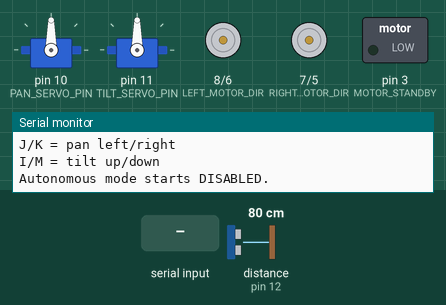
Simulated run of this sketch. Board: Arduino Uno, built with avr-gcc and run on an emulated ATmega328P. Parts: 2 × servo, direction and speed pins drawn as motors (green arrow = direction pin HIGH = forward, orange = LOW = backward, longer = more drive, stopped while the standby pin is LOW), switched loads named in the sketch (green lamp = pin HIGH), the last lines printed to the serial monitor. Inputs (shaded band) come from the test bench; at power-on: distance to the obstacle (sensor on pin 12) 80 cm. The echo pulse lasts 58.3 µs per cm; pins used as bus, display or sensor lines are not drawn.

Above: at 1.8 s.
1.9 s: "A" received over Serial
At 2.7 s:
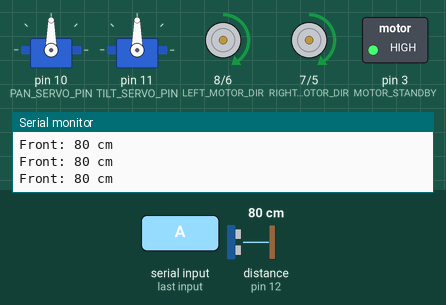
3.4 s: distance to the obstacle (sensor on pin 12) set to 33 cm
4.9 s: distance to the obstacle (sensor on pin 12) set to 28 cm
At 5.12 s:
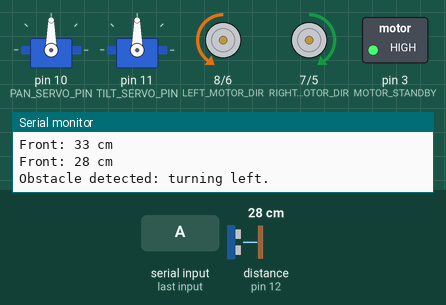
7.9 s: "J" received over Serial
At 8.29 s:
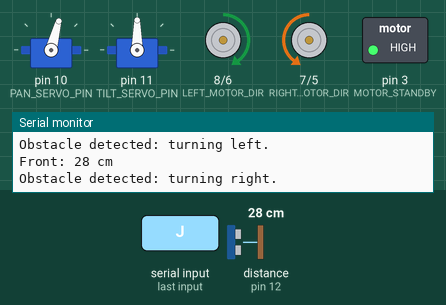
10.9 s: "K" received over Serial
At 11.46 s:
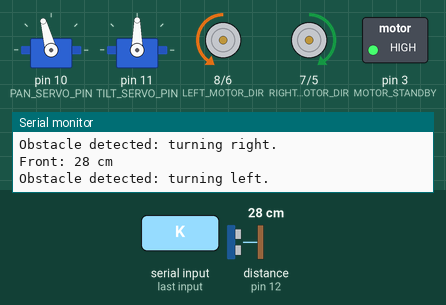
13.9 s: "I" received over Serial
At 14.17 s:
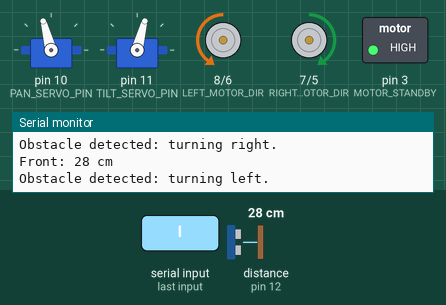
Timing chart, 0 to 17.9 s (numbered marks = the images above; inputs shaded):
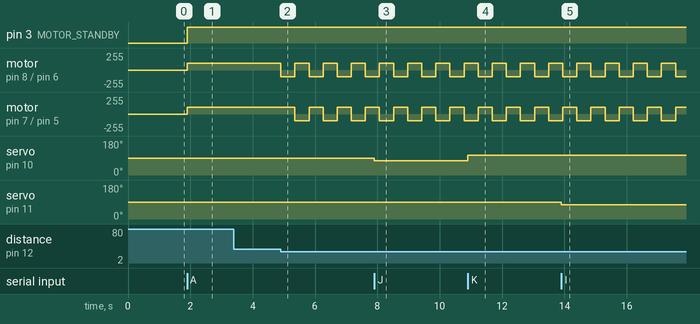

Measured:
- the behaviour switches between 31 and 30 cm on distance to the obstacle (sensor on pin 12) (found by bisection; images 1 and 2)
- after the input at 1.9 s, pin 3 (MOTOR_STANDBY): LOW → HIGH at once; motor on pin 8 (LEFT_MOTOR_DIR) / pin 6 (LEFT_MOTOR_PWM), motor on pin 7 (RIGHT_MOTOR_DIR) / pin 5 (RIGHT_MOTOR_PWM): stopped → forward 100/255 at once
- after the input at 4.9 s, motor on pin 8 (LEFT_MOTOR_DIR) / pin 6 (LEFT_MOTOR_PWM): alternates forward 100/255 for 0.45 s and backward 100/255 for 0.45 s, starting at once; motor on pin 7 (RIGHT_MOTOR_DIR) / pin 5 (RIGHT_MOTOR_PWM): alternates forward 100/255 for 0.45 s and backward 100/255 for 0.45 s, starting after 0.46 s
- after the input at 7.9 s, servo on pin 10 (PAN_SERVO_PIN): 90° → 75° at once
- after the input at 10.9 s, servo on pin 10 (PAN_SERVO_PIN): 75° → 105° at once
- after the input at 13.9 s, servo on pin 11 (TILT_SERVO_PIN): 90° → 75° at once

The sketch:

IndoorSecurityRoverAutonomous.ino
```cpp
#include <Servo.h>

// Indoor Security Rover - front-sensor autonomous mode
// This version does not reverse because the rear sensor is unavailable.

// ELEGOO Smart Robot Car V4.0 motor-shield pins
const uint8_t RIGHT_MOTOR_PWM = 5;
const uint8_t LEFT_MOTOR_PWM  = 6;
const uint8_t RIGHT_MOTOR_DIR = 7;
const uint8_t LEFT_MOTOR_DIR  = 8;
const uint8_t MOTOR_STANDBY   = 3;

// Pan-tilt servos
const uint8_t PAN_SERVO_PIN  = 10;
const uint8_t TILT_SERVO_PIN = 11;

// Fixed front ultrasonic sensor
const uint8_t FRONT_TRIG_PIN = 13;
const uint8_t FRONT_ECHO_PIN = 12;

// Conservative indoor settings
const uint8_t DRIVE_SPEED = 100;
const uint8_t TURN_SPEED = 100;
const uint16_t STOP_DISTANCE_CM = 30;
const unsigned long TURN_TIME_MS = 450;
const unsigned long SENSOR_INTERVAL_MS = 100;

Servo panServo;
Servo tiltServo;

enum RoverState {
  STOPPED,
  CHECKING_PATH,
  MOVING_FORWARD,
  TURNING
};

RoverState roverState = STOPPED;
bool autonomousEnabled = false;
bool nextTurnIsLeft = true;
unsigned long turnStartedAt = 0;
unsigned long lastSensorCheck = 0;
uint16_t frontDistanceCm = 0;

uint16_t readFrontDistanceCm()
{
  digitalWrite(FRONT_TRIG_PIN, LOW);
  delayMicroseconds(2);
  digitalWrite(FRONT_TRIG_PIN, HIGH);
  delayMicroseconds(10);
  digitalWrite(FRONT_TRIG_PIN, LOW);

  const unsigned long duration = pulseIn(FRONT_ECHO_PIN, HIGH, 20000UL);

  // No echo is treated as unsafe so the rover remains stopped.
  if (duration == 0) {
    return 0;
  }

  return static_cast<uint16_t>(duration / 58UL);
}

void stopMotors()
{
  analogWrite(RIGHT_MOTOR_PWM, 0);
  analogWrite(LEFT_MOTOR_PWM, 0);
  digitalWrite(MOTOR_STANDBY, LOW);
}

void driveMotors(int16_t leftSpeed, int16_t rightSpeed)
{
  const uint8_t leftPwm = constrain(abs(leftSpeed), 0, 255);
  const uint8_t rightPwm = constrain(abs(rightSpeed), 0, 255);

  if (leftPwm == 0 && rightPwm == 0) {
    stopMotors();
    return;
  }

  digitalWrite(MOTOR_STANDBY, HIGH);
  digitalWrite(LEFT_MOTOR_DIR, leftSpeed >= 0 ? HIGH : LOW);
  digitalWrite(RIGHT_MOTOR_DIR, rightSpeed >= 0 ? HIGH : LOW);
  analogWrite(LEFT_MOTOR_PWM, leftPwm);
  analogWrite(RIGHT_MOTOR_PWM, rightPwm);
}

void beginTurn()
{
  stopMotors();

  if (nextTurnIsLeft) {
    driveMotors(-TURN_SPEED, TURN_SPEED);
    Serial.println(F("Obstacle detected: turning left."));
  } else {
    driveMotors(TURN_SPEED, -TURN_SPEED);
    Serial.println(F("Obstacle detected: turning right."));
  }

  nextTurnIsLeft = !nextTurnIsLeft;
  turnStartedAt = millis();
  roverState = TURNING;
}

void printHelp()
{
  Serial.println(F("Indoor Security Rover autonomous test"));
  Serial.println(F("A = enable/disable autonomous mode"));
  Serial.println(F("X = emergency stop"));
  Serial.println(F("C = center camera"));
  Serial.println(F("J/K = pan left/right"));
  Serial.println(F("I/M = tilt up/down"));
  Serial.println(F("Autonomous mode starts DISABLED."));
}

void handleCommand(char command)
{
  if (command >= 'a' && command <= 'z') {
    command = command - ('a' - 'A');
  }

  switch (command) {
    case 'A':
      autonomousEnabled = !autonomousEnabled;
      stopMotors();

      if (autonomousEnabled) {
        roverState = CHECKING_PATH;
        Serial.println(F("Autonomous mode ENABLED."));
      } else {
        roverState = STOPPED;
        Serial.println(F("Autonomous mode DISABLED."));
      }
      break;

    case 'X':
      autonomousEnabled = false;
      roverState = STOPPED;
      stopMotors();
      Serial.println(F("EMERGENCY STOP."));
      break;

    case 'C':
      panServo.write(90);
      tiltServo.write(90);
      break;

    case 'J':
      panServo.write(75);
      break;

    case 'K':
      panServo.write(105);
      break;

    case 'I':
      tiltServo.write(75);
      break;

    case 'M':
      tiltServo.write(105);
      break;

    default:
      break;
  }
}

void runAutonomousMode()
{
  if (!autonomousEnabled) {
    stopMotors();
    return;
  }

  const unsigned long now = millis();

  if (roverState == TURNING) {
    if (now - turnStartedAt >= TURN_TIME_MS) {
      stopMotors();
      roverState = CHECKING_PATH;
    }
    return;
  }

  if (now - lastSensorCheck < SENSOR_INTERVAL_MS) {
    return;
  }

  lastSensorCheck = now;
  frontDistanceCm = readFrontDistanceCm();

  Serial.print(F("Front: "));
  if (frontDistanceCm == 0) {
    Serial.println(F("no echo - stopped"));
    stopMotors();
    roverState = CHECKING_PATH;
    return;
  }

  Serial.print(frontDistanceCm);
  Serial.println(F(" cm"));

  if (frontDistanceCm <= STOP_DISTANCE_CM) {
    beginTurn();
  } else {
    driveMotors(DRIVE_SPEED, DRIVE_SPEED);
    roverState = MOVING_FORWARD;
  }
}

void setup()
{
  pinMode(RIGHT_MOTOR_PWM, OUTPUT);
  pinMode(LEFT_MOTOR_PWM, OUTPUT);
  pinMode(RIGHT_MOTOR_DIR, OUTPUT);
  pinMode(LEFT_MOTOR_DIR, OUTPUT);
  pinMode(MOTOR_STANDBY, OUTPUT);
  stopMotors();

  pinMode(FRONT_TRIG_PIN, OUTPUT);
  pinMode(FRONT_ECHO_PIN, INPUT);
  digitalWrite(FRONT_TRIG_PIN, LOW);

  panServo.attach(PAN_SERVO_PIN, 500, 2400);
  tiltServo.attach(TILT_SERVO_PIN, 500, 2400);
  panServo.write(90);
  tiltServo.write(90);

  Serial.begin(9600);
  delay(500);
  printHelp();
}

void loop()
{
  while (Serial.available() > 0) {
    handleCommand(Serial.read());
  }

  runAutonomousMode();
}
```
